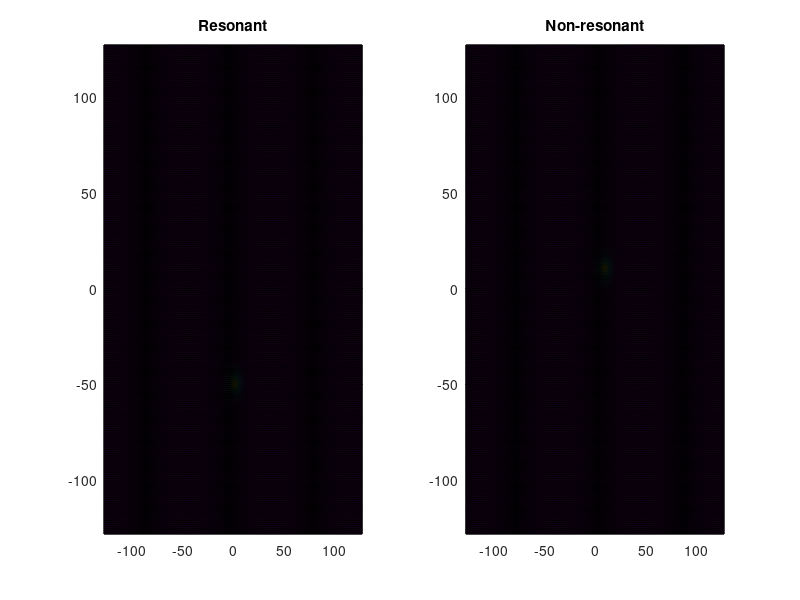

Here is the MATLAB script that generated this plot: (Note: this script raises an error after producing the figure.)

%%% Multi-track simulation
%%% We will turn off all disp in GP2DF!!!!
% clearvars
% % close all

% function Particle_num = threshold(ratio, Gin)
clearvars
format compact
close all
tic


disp(date);
%%%%%% Define Constants
disp('Defining Constants');

%%% Physical Constants
hbar = 0.6582;	% Plank's Constant (meV.ps)
c=3*10^14*10^-12;	% Speed of light (um/ps)
me=511*10^6/c^2;	% Free electron mass (meV/c^2)
mp=(7*10^-5)*me; % mass of Cavity photon
%%% Calculation Contronl
tstart = 1;	% Initial Dynamics time (ps)
tfinish = 1000;	% Finish time (ps)     % reservoir steady state time needed: 100 ps; +20 ps;
tp = tfinish/2;
tstep=0.1;%0.25;	% Frequency to stroe data
Nt=(tfinish-tstart)/tstep;
turn_Pr = 1;
turn_Pn = 1;
turn_defect = 1;
%%%%%% End

%%%%%% Grid of energy, momentum and real space
%%% For energy
Ns=400;	% Sub-steps;
% Although data will be store for every tstep, it will be calculate over smaller intervals, Ns sets the number of intervals for every tstep;
sstep=tstep/Ns;	% This time step in time used in solving the differential equations; (ps)


uc=1; % Unit cell size (um)
nuc=128; % Number of Unit Cell in one direction from 0-end


%%% For real space
num_p = 2;
Nx=nuc*num_p;	% Number of points in x-axis
Ny=nuc*num_p;	% Number of points in y-axis
xmax=nuc*uc;	% Set x range (um)
ymax=nuc*uc;	% set y range (um)
x=((1:Nx)'-Nx/2-1)*2*xmax/Nx';	% Grid in x
y=((1:Ny)'-Ny/2-1)*2*ymax/Ny';  % Grid in y
dx=abs(x(4)-x(3));	% dx (um)
dy=abs(y(4)-y(3));      % dy
x0=Nx/2+1;  % x=0 index
y0=Ny/2+1;
[X,Y]=meshgrid(x,y);

%%% For momentum space
kxmax=pi/dx; % maxmium of k valus (um^-1)
kymax=pi/dy;
kx=((1:Nx)'-Nx/2-1)*pi/xmax;	% Grid in kx
ky=((1:Ny)'-Ny/2-1)*pi/ymax;	% Grid in ky
dkx=2*kxmax/Nx;	% dkx
dky=2*kymax/Ny;	% dky
[KX,KY]=meshgrid(kx,ky);
%%%%%% END

%%%%%% Dispersion
EC=(hbar^2)*(KX.^2+KY.^2)/(2*mp);

%%%%% Nonlinear interaction %%%%%%%%
%%%%% Parameters controled by experimantal
alpha=5*10^-3;	%meV*um^2
Gin = 0.05;   % Gain rate 0.05 ps^-1 um^2
beta= 1*alpha;
omega = 0.15/hbar; %ps^-1
tauP = 15;   % ps
tauR = 120; % ps
Gamma = 1*hbar/(2*tauP);


ratio = 10;
Inten_Pn = ratio*1/(Gin*tauP*tauR);
Inten_Pr = 0.05*20*2;
sigr = 6; % size
sigr_Poten = 2;
sigr_non = 6;

locate_pump = -50;
locate_poten = -10;
locate_non_Y = 10;
locate_non_X = 8;

RL = sqrt(X.^2+(Y-locate_pump).^2);
RL_non = sqrt((X-locate_non_X).^2+(Y-locate_non_Y).^2);
RL_poten = sqrt(X.^2+(Y-locate_poten).^2);
Phase = atan2(Y,X);

%Gaussian
r = sqrt(X.^2 + Y.^2);

kky = -0.5; %um^-1
Pr = turn_Pr*Inten_Pr*exp(-(RL/sigr).^2).*exp(-1i*kky*Y);
Pn = turn_Pn*Inten_Pn*exp(-(RL_non/sigr_non).^2);
% Pr(Y<locate_pump) = 0;
% Pr = Inten_Pr*exp(-(RL/sigr).^2);
PE = 10; %meV;
Poten = turn_defect*PE*exp(-(RL_poten/sigr_Poten).^2);

figure()
% subplot(1,3,1)
% pcolor(x,y,abs(Poten));
subplot(1,2,1)
pcolor(x,y,abs(Pr));
title('Resonant')
subplot(1,2,2)
pcolor(x,y,abs(Pn));
title('Non-resonant')
22

% system_name = sprintf('locatePn = %0.2f, locatePr = %0.2f, locateDefect = %0.2f.jpg',-locate_non,locate_pump,-locate_poten);
% figure()
% pcolor(x,y,abs(Pr));
% pcolor(x,y,ss);
% hold on
% axis(2*[-32 32 -32 32])
% pcolor(x,y,abs(Pn));
% viscircles([0,locate_non],sigr_non,'Color','w');
% viscircles([0,locate_poten],sigr_Poten);
% title("Resonant","FontSize",20)
% axis on
% colorbar
% % saveas(gcf,system_name)



%%


%%%%%% Define Fehlberg coefficients (for fifth order Runge-Kutta procedure)
ai(1)=16/135;
ai(2)=0;
ai(3)=6656/12825;
ai(4)=28561/56430;
ai(5)=-9/50;
ai(6)=2/55; %#ok<NASGU>

aibi(1)=1/360;
aibi(2)=0;
aibi(3)=-128/4275;
aibi(4)=-2197/75240;
aibi(5)=1/50;
aibi(6)=2/55;

dij(1,1)=0;
dij(2,1)=1/4;
dij(3,1)=3/32;          dij(3,2)=9/32;
dij(4,1)=1932/2197;     dij(4,2)=-7200/2197;    dij(4,3)=7296/2197;
dij(5,1)=439/216;       dij(5,2)=-8;            dij(5,3)=3680/513;
dij(5,4)=-845/4104;
dij(6,1)=-8/27;         dij(6,2)=2;             dij(6,3)=-3544/2565;
dij(6,4)=1859/4104;     dij(6,5)=-11/40;
%%%%%% END

% Load initial condition
%load psi_601.mat
%load res_601.mat
%psi_ini = psi5;
%rev_ini = rev5;
%clear psi5 rev5

%%%%%% Define the initial state

t=0;	% Real time (ps)
%%% Take the initial wavefunction
% set the random seed
rng('shuffle'); % make the initial seed depned on current time
%rng('default'); % make sure the same random initial condition


psi5=10e-10*(randn(Ny,Nx)+1i*randn(Ny,Nx));
% psi5 = 10e-1*(zeros(Ny,Nx)+1i*zeros(Ny,Nx));
rev5 = 10e-1*(zeros(Ny,Nx)+1i*zeros(Ny,Nx));
% noise = 10e-10*(randn(Ny,Nx)+1i*randn(Ny,Nx));
%%%%%% END






para = struct('hbar',hbar,'sstep',sstep,'alpha',alpha,'tauP',tauP, ...
    'Pr',Pr,'Pn',Pn,'omega',omega,'tp',tp,'Gamma',Gamma,'EC',EC,'Gin',Gin,'beta',beta,'tauR',tauR,'Poten',Poten);
%%%%%% 5th order Runge-Kutta Algorithm
for si=0:1:4
    t=si*sstep;

    % Label theta at next, current and 4 sub-timesteps behind
    psin1=['psi',sprintf('%g',si+5+1)];	% Label of next sub-timestep
    psin = ['psi',sprintf('%g',si+5)];      % Label of current sub-timestep
    psin_4 = ['psi',sprintf('%g',si+5-4)];  % Label of four sub-timesteps back

    % Label theta at next, current and 4 sub-timesteps behind
    revn1=['rev',sprintf('%g',si+5+1)];	% Label of next sub-timestep
    revn = ['rev',sprintf('%g',si+5)];      % Label of current sub-timestep
    revn_4 = ['rev',sprintf('%g',si+5-4)];  % Label of four sub-timesteps back


    % Calculate gradients
    [f1psi,f1rev] = fcal2D(...
        eval(psin),...
        eval(revn),...
        t,para);

    [f2psi,f2rev] = fcal2D(...
        eval(psin)+dij(2,1)*f1psi,...
        eval(revn)+dij(2,1)*f1rev,...
        t,para);

    [f3psi,f3rev] = fcal2D(...
        eval(psin)+dij(3,1)*f1psi+dij(3,2)*f2psi,...
        eval(revn)+dij(3,1)*f1rev+dij(3,2)*f2rev,...
        t,para);

    [f4psi,f4rev] = fcal2D(...
        eval(psin)+dij(4,1)*f1psi+dij(4,2)*f2psi+dij(4,3)*f3psi,...
        eval(revn)+dij(4,1)*f1rev+dij(4,2)*f2rev+dij(4,3)*f3rev,...
        t,para);

    [f5psi,f5rev] = fcal2D(...
        eval(psin)+dij(5,1)*f1psi+dij(5,2)*f2psi+dij(5,3)*f3psi+dij(5,4)*f4psi,...
        eval(revn)+dij(5,1)*f1rev+dij(5,2)*f2rev+dij(5,3)*f3rev+dij(5,4)*f4rev,...
        t,para);

    [f6psi,f6rev] = fcal2D(...
        eval(psin)+dij(6,1)*f1psi+dij(6,2)*f2psi+dij(6,3)*f3psi+dij(6,4)*f4psi+dij(6,5)*f5psi,...
        eval(revn)+dij(6,1)*f1rev+dij(6,2)*f2rev+dij(6,3)*f3rev+dij(6,4)*f4rev+dij(6,5)*f5rev,...
        t,para);

    % Calculate fields at next sub-timestep
    eval([psin1 '=eval(psin)+ai(1)*f1psi+ai(2)*f2psi+ai(3)*f3psi+ai(4)*f4psi+ai(5)*f5psi+ai(6)*f6psi;']);
    eval([revn1 '=eval(revn)+ai(1)*f1rev+ai(2)*f2rev+ai(3)*f3rev+ai(4)*f4rev+ai(5)*f5rev+ai(6)*f6rev;']);

    % Calculate errors
    errorpsi=sum(sum(abs(...
        aibi(1)*f1psi+aibi(2)*f2psi+aibi(3)*f3psi...
        +aibi(4)*f4psi+aibi(5)*f5psi+aibi(6)*f6psi)))...
        /(sum(sum(abs(eval(psin1)))));

    % Clear psi at sub-timestep 6 substeps behind next substep
    clear(psin_4);
    clear(revn_4);

end
clear f1psi f2psi f3psi f4psi f5psi f6psi
clear f1rev f2rev f3rev f4rev f5rev f6rev

clear ai aibi dij

%%%%%% END

%%%%%% Prepare for 5th order Adams-Bashforth-Moulton Algorithm
% This part of the code prepares for the 5th order Adams-Bashforth-Moulton Algorithm. From the stored values of psi from the Runge-Kutta procedure it calculates the gradients, fpsi=dpsi/dt, for each sub-timestep. The results are the arrays: % fpsi6, fpsi7, fpsi8, fpsi9 We also keep the last value of the field: (psi10, theta10) This part of the procedure uses the function, fcal2D(psi,...,t), which gives the value of dpsi/dt
% Increment substep by one
si=si+1;        %si=5 now

% Label psi at previous four sub-timesteps
psin_1 = ['psi',sprintf('%g',si+5-1)];
psin_2 = ['psi',sprintf('%g',si+5-2)];
psin_3 = ['psi',sprintf('%g',si+5-3)];
psin_4 = ['psi',sprintf('%g',si+5-4)];

% Label f at previous four sub-timesteps
fpsin_1 = ['fpsi',sprintf('%g',si+5-1)];
fpsin_2 = ['fpsi',sprintf('%g',si+5-2)];
fpsin_3 = ['fpsi',sprintf('%g',si+5-3)];
fpsin_4 = ['fpsi',sprintf('%g',si+5-4)];

% Label phi at previous four sub-timesteps
revn_1 = ['rev',sprintf('%g',si+5-1)];
revn_2 = ['rev',sprintf('%g',si+5-2)];
revn_3 = ['rev',sprintf('%g',si+5-3)];
revn_4 = ['rev',sprintf('%g',si+5-4)];

% Label f at previous four sub-timesteps
frevn_1 = ['frev',sprintf('%g',si+5-1)];
frevn_2 = ['frev',sprintf('%g',si+5-2)];
frevn_3 = ['frev',sprintf('%g',si+5-3)];
frevn_4 = ['frev',sprintf('%g',si+5-4)];


% Calculate f at previous four sub-timesteps
eval([ '[' fpsin_1  ',' frevn_1 ']=fcal2D(' ...
    psin_1  ',' revn_1 ','...
    't,para);']);

eval([ '[' fpsin_2  ',' frevn_2 ']=fcal2D(' ...
    psin_2 ',' revn_2 ','...
    't,para);']);

eval([ '[' fpsin_3  ',' frevn_3 ']=fcal2D(' ...
    psin_3 ',' revn_3 ','...
    't,para);']);

eval([ '[' fpsin_4  ',' frevn_4 ']=fcal2D(' ...
    psin_4 ',' revn_4 ','...
    't,para);']);

% Clear psi at sub-timesteps earlier than last sub-timestep
clear(psin_1); clear('psin_1');
clear(psin_2); clear('psin_2');
clear(psin_3); clear('psin_3');
clear(psin_4); clear('psin_4');

clear(revn_1); clear('revn_1');
clear(revn_2); clear('revn_2');
clear(revn_3); clear('revn_3');
clear(revn_4); clear('revn_4');


%%%%%% END

%%%%%% Start main 5th order Adams-Bashforth-Moulton Algorithm for all remaining timesteps This is the main part of the algorithm that calculates psi and theta for every sub-timestep.  For each timestep after the initial equilibrium time set by E_tstart plots are made for the first Monte Carlo realization if allow_plots==true For each value in the sample time grid, defined by E_Samples, E_start, and tfinish the field is saved in the variable psi_Ei where Ei is an index The time dynamics of the first Monte Carlo realization is also stored in the variable psit (if allow_plots==1) This part of the procedure uses the function, fcalc2DIS(psi,...,t), which gives the value of dpsi/dt
psit=zeros(Ny,Nx);
revt=zeros(Ny,Nx);


for ti=0:1:tfinish/tstep

    t=ti*tstep+si*sstep;
    plot_t(ti+1) = t;
    disp([sprintf('%1.4f',t),' ps', sprintf(' \t %g',ti),' step ']);
    display(['|psi|^2 : ' sprintf('%1.4g',sum(sum(abs(psit).^2)))]);	% Why 1e8?
    display(['|rev|^2 : ' sprintf('%1.4g',sum(sum(revt)))]);	% Why 1e8?
    sum_psi(ti+1) = sum(sum(abs(psit).^2));



    while si<Ns
        t=ti*tstep+si*sstep;

        % Label f at next and previous 5 sub-timesteps
        fpsin1 = ['fpsi',sprintf('%g',si+5+1)];
        fpsin = ['fpsi',sprintf('%g',si+5)];
        fpsin_1 = ['fpsi',sprintf('%g',si+5-1)];
        fpsin_2 = ['fpsi',sprintf('%g',si+5-2)];
        fpsin_3 = ['fpsi',sprintf('%g',si+5-3)];
        fpsin_4 = ['fpsi',sprintf('%g',si+5-4)];

        % Label f at next and previous 5 sub-timesteps
        frevn1 = ['frev',sprintf('%g',si+5+1)];
        frevn = ['frev',sprintf('%g',si+5)];
        frevn_1 = ['frev',sprintf('%g',si+5-1)];
        frevn_2 = ['frev',sprintf('%g',si+5-2)];
        frevn_3 = ['frev',sprintf('%g',si+5-3)];
        frevn_4 = ['frev',sprintf('%g',si+5-4)];



        % Label psi at next and last sub-timestep
        psin1 = ['psi',sprintf('%g',si+5+1)];
        psin = ['psi',sprintf('%g',si+5)];

        revn1 = ['rev',sprintf('%g',si+5+1)];
        revn = ['rev',sprintf('%g',si+5)];


        % Calculate f at last sub-timestep
        eval([ '[' fpsin  ',' frevn ']=fcal2D(eval(psin),eval(revn),t,para);']);

        % Predict psi at next sub-timestep (Adams-Bashforth Formula)
        psiapprox=eval(psin)+(1/720)*(...
            1901*eval(fpsin)-2774*eval(fpsin_1)...
            +2616*eval(fpsin_2)-1274*eval(fpsin_3)...
            +251*eval(fpsin_4));

        revapprox=eval(revn)+(1/720)*(...
            1901*eval(frevn)-2774*eval(frevn_1)...
            +2616*eval(frevn_2)-1274*eval(frevn_3)...
            +251*eval(frevn_4));

        clear(fpsin_4);
        clear(frevn_4);

        % Predict f at next sub-timestep

        eval([ '[' fpsin1  ',' frevn1 ']=fcal2D(psiapprox,revapprox,t,para);']);

        % Correct psi at next sub-timestep (Adams-Moulton Formula)
        eval([ psin1 '=eval(psin)+(1/720)*',...
            '(251*eval(fpsin1)+646*eval(fpsin)-264*eval(fpsin_1)',...
            '+106*eval(fpsin_2)-19*eval(fpsin_3));']);
         % Correct rev at next sub-timestep (Adams-Moulton Formula)
        eval([ revn1 '=eval(revn)+(1/720)*',...
            '(251*eval(frevn1)+646*eval(frevn)-264*eval(frevn_1)',...
            '+106*eval(frevn_2)-19*eval(frevn_3));']);



        clear(psin);
        clear(revn);

        % Increment sub-timestep
        si=si+1;
    end

    if eval(['isnan(sum(sum(' psin1 ')))'])
        calcsuccess=false;
        disp('  Calculation Stopped: Time step too large')
        return
    end

    % Prepare for next timestep
    psi5=eval(psin1); clear(psin1);
    rev5=eval(revn1); clear(revn1);

    clear(fpsin1);
    clear(frevn1);


    fpsi4=eval(fpsin); clear(fpsin);
    fpsi3=eval(fpsin_1); clear(fpsin_1);
    fpsi2=eval(fpsin_2); clear(fpsin_2);
    fpsi1=eval(fpsin_3); clear(fpsin_3);

    frev4=eval(frevn); clear(frevn);
    frev3=eval(frevn_1); clear(frevn_1);
    frev2=eval(frevn_2); clear(frevn_2);
    frev1=eval(frevn_3); clear(frevn_3);


    si=0;

    if ti>=tstart/tstep
        % store the result
        %         psiall=sum(sum(abs(psi5).^2));
        %         phiall=sum(sum(abs(phi5).^2));
        %         resall=sum(sum(rev5));
        save(['./result/psi_' sprintf('%g',ti-tstart/tstep+1)],'psi5','t');
        save(['./result/rev_' sprintf('%g',ti-tstart/tstep+1)],'rev5','t');

    end
    psit=psi5;
    revt=rev5;
    M(:,:,ti+1) = psit;


end

%%
save data.mat
% close all
Psi_M = abs(M).^2;


len_Psi = size(Psi_M);

for i = 1:len_Psi(3)
    Particle_num(i) = sum(sum(Psi_M(:,:,i)));
end


figure()
plot(Particle_num)
saveas(gcf,'particle_num.jpg')

mat_size = size(M);


A0 = 0.2;
k0=0.5;
Inter = M + A0*exp(-1i*k0*(Y));

normal_sel = 0.6;

for i = 1:mat_size(3)
    inten_M_Inter = abs(Inter(:,:,i)).^normal_sel;
    final_density_Inter(:,:,i) = inten_M_Inter/max(max(inten_M_Inter));

    inten_M = abs(M(:,:,i)).^normal_sel;
    final_density(:,:,i) = inten_M/max(max(inten_M));
end

time = 0:tstep:tfinish;

for i = 1:mat_size(3)
    figure()
    pcolor(X,Y,final_density(:,:,i))
    colormap hot
    shading flat
    viscircles([0,locate_poten],sigr_Poten,'LineStyle','--');
    axis([-32 32 -32 32]);
    title(['time : ',sprintf('%g',time(i)),'ps'],"FontSize",20);
    saveas(gcf,sprintf('images_intensity/%d.jpg',i))
    close all
end

for i = 1:mat_size(3)
    figure()
    pcolor(X,Y,final_density_Inter(:,:,i))
    colormap hot
    shading flat
    viscircles([0,locate_poten],sigr_Poten,'LineStyle','--');
    axis([-32 32 -32 32]);
    title(['time : ',sprintf('%g',time(i)),'ps'],"FontSize",20);
    saveas(gcf,sprintf('images_interference/%d.jpg',i))
    close all
end

for i = 1:mat_size(3)
    figure()
    pcolor(X,Y,angle(M(:,:,i))  )
    colormap gray
    shading flat
    viscircles([0,locate_poten],sigr_Poten,'LineStyle','--');
    axis([-32 32 -32 32]);
    title(['time : ',sprintf('%g',time(i)),'ps'],"FontSize",20);
    saveas(gcf,sprintf('images_phase/%d.jpg',i))
    close all
end



% time = 0:tstep:tfinish;
% fig_name =  sprintf('Soliton : locatePn = %0.2f, locatePr = %0.2f, locateDefect = %0.2f.jpg',-locate_non,locate_pump,-locate_poten);
% figure()
% pcolor(X,Y,normal_max(:,:,end));
% viscircles([0,-locate_non],sigr_non,'Color','w');
% viscircles([0,-locate_poten],sigr_Poten);
% colorbar
% colormap hot
% shading flat
% axis equal
% title(['time : ' sprintf('%g',time(end)),'ps'],"FontSize",20);
% axis([-32 32 -32 32]);
% saveas(gcf,fig_name)
% 
% fig_name2 =  sprintf('Phase : locatePn = %0.2f, locatePr = %0.2f, locateDefect = %0.2f.jpg',-locate_non,locate_pump,-locate_poten);
% 
% figure()
% pcolor(X,Y,angle(M(:,:,end)));
% viscircles([0,-locate_non],sigr_non,'Color','w');
% viscircles([0,-locate_poten],sigr_Poten);
% colormap gray
% shading flat
% axis equal
% title(['time : ' sprintf('%g',time(end)),'ps'],"FontSize",20);
% axis([-32 32 -32 32]);
% 
% saveas(gcf,fig_name2)

% end
